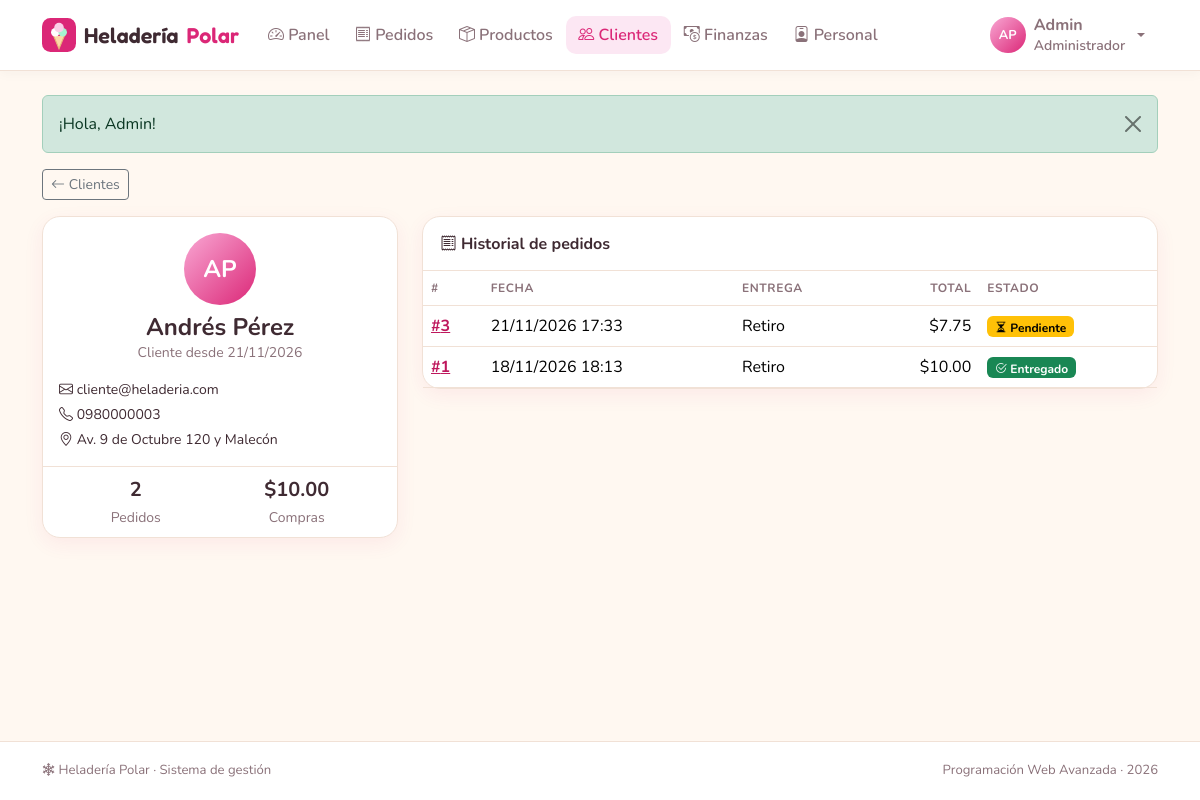
The app's page /index.php?r=clientes/ver&id=3 (signed in) with its own data.
### tables this page shows
CREATE TABLE usuarios (
  id         INT AUTO_INCREMENT PRIMARY KEY,
  nombre     VARCHAR(50)  NOT NULL,
  apellido   VARCHAR(50)  NOT NULL DEFAULT '',
  correo     VARCHAR(100) NOT NULL UNIQUE,
  contrasena VARCHAR(255) NOT NULL,
  id_rol     INT          NOT NULL,
  telefono   VARCHAR(15)  NULL,
  direccion  VARCHAR(255) NULL,
  activo     TINYINT(1)   NOT NULL DEFAULT 1,
  creado_en  DATETIME     NOT NULL DEFAULT CURRENT_TIMESTAMP,
  CONSTRAINT fk_usuarios_roles FOREIGN KEY (id_rol) REFERENCES roles(id)
);

CREATE TABLE pedidos (
  id           INT AUTO_INCREMENT PRIMARY KEY,
  id_cliente   INT           NOT NULL,
  id_empleado  INT           NULL,
  fecha        DATETIME      NOT NULL DEFAULT CURRENT_TIMESTAMP,
  tipo_entrega ENUM('Retiro','Domicilio') NOT NULL DEFAULT 'Retiro',
  direccion    VARCHAR(255)  NULL,
  notas        VARCHAR(255)  NULL,
  total        DECIMAL(10,2) NOT NULL DEFAULT 0,
  estado       ENUM('Pendiente','Preparando','Listo','Entregado','Cancelado') NOT NULL DEFAULT 'Pendiente',
  INDEX idx_pedidos_estado (estado),
  CONSTRAINT fk_pedidos_cliente  FOREIGN KEY (id_cliente)  REFERENCES usuarios(id) ON DELETE CASCADE,
  CONSTRAINT fk_pedidos_empleado FOREIGN KEY (id_empleado) REFERENCES usuarios(id) ON DELETE SET NULL
);

### controllers/ClientesController.php (called while the page is built, shortened)
<?php
class ClientesController extends Controller
{
    public function ver(): void
    {
        $c = $this->cliente((int) ($_GET['id'] ?? 0));
        $this->view('clientes/ver', [
            'titulo'  => $c['nombre'] . ' ' . $c['apellido'],
            'cliente' => $c,
            'pedidos' => Pedido::deCliente((int) $c['id']),
        ]);
    }
    private function cliente(int $id): array
    {
        $c = Usuario::find($id);
        return $c;
    }
}

### core/Router.php (called while the page is built, shortened)
<?php
class Router
{
    public static function dispatch(string $ruta): void
    {
        if (!preg_match('#^([a-z]+)/([a-z]+)$#', $ruta, $m)) {
            self::noEncontrado();
        }
        [, $nombre, $accion] = $m;
        (new $clase())->$accion();
    }
}

### index.php (called while the page is built, shortened)
<?php
require __DIR__ . '/core/helpers.php';
require __DIR__ . '/core/Database.php';
require __DIR__ . '/core/Model.php';
require __DIR__ . '/core/Router.php';
Router::dispatch(is_string($_GET['r'] ?? null) ? $_GET['r'] : '');

### core/Database.php (called while the page is built, shortened)
<?php
class Database
{
    private static ?PDO $pdo = null;
    public static function get(): PDO
    {
        if (self::$pdo === null) {
            $dsn = 'mysql:host=' . DB_HOST . ';port=' . DB_PORT
                 . ';dbname=' . DB_NAME . ';charset=utf8mb4';
            try {
                self::$pdo = new PDO($dsn, DB_USER, DB_PASS, [
                    PDO::ATTR_ERRMODE            => PDO::ERRMODE_EXCEPTION,
                    PDO::ATTR_DEFAULT_FETCH_MODE => PDO::FETCH_ASSOC,
                    PDO::ATTR_EMULATE_PREPARES   => false,
                ]);
                self::$pdo->exec("SET time_zone = '" . date('P') . "'");
            } catch (PDOException $e) {
                http_response_code(500);
                $detalle = DEBUG ? '<br><small>' . htmlspecialchars($e->getMessage()) . '</small>' : '';
                exit('<h3 style="font-family:sans-serif">No se pudo conectar a la base de datos.'
                    . ' Revise config/config.php e importe heladeria.sql.' . $detalle . '</h3>');
            }
        }
        return self::$pdo;
    }
}

### core/Model.php (called while the page is built, shortened)
<?php
abstract class Model
{
    protected static string $tabla;
    protected static function db(): PDO
    {
        return Database::get();
    }
    protected static function query(string $sql, array $params = []): PDOStatement
    {
        $st = self::db()->prepare($sql);
        $st->execute($params);
        return $st;
    }
    public static function find(int $id): ?array
    {
        $fila = self::query('SELECT * FROM ' . static::$tabla . ' WHERE id = ?', [$id])->fetch();
        return $fila ?: null;
    }
}

### models/Pedido.php (called while the page is built, shortened)
<?php
class Pedido extends Model
{
    public static function deCliente(int $cliente, int $limite = 100): array
    {
        return self::query(self::BASE . ' WHERE p.id_cliente = ? ORDER BY p.fecha DESC LIMIT ' . (int) $limite, [$cliente])->fetchAll();
    }
}

### views/clientes/ver.php (the view, shortened to what this page needs)
<?php
$c = $cliente;
$gastado = array_sum(array_map(fn($p) => $p['estado'] === 'Entregado' ? (float) $p['total'] : 0, $pedidos));
?>
<a href="<?= url('clientes/index') ?>" class="btn btn-sm btn-outline-secondary mb-3"><i class="bi bi-arrow-left"></i> Clientes</a>
<div class="row g-4">
  <div class="col-lg-4">
    <div class="card hp-card">
      <div class="card-body text-center">
        <span class="hp-avatar hp-avatar-xl mb-2"><?= e(iniciales($c['nombre'], $c['apellido'])) ?></span>
        <h1 class="h4 fw-bold mb-0"><?= e($c['nombre'] . ' ' . $c['apellido']) ?></h1>
        <p class="text-body-secondary small">Cliente desde <?= fecha($c['creado_en']) ?></p>
        <ul class="list-unstyled text-start small mb-0">
          <li class="mb-1"><i class="bi bi-envelope"></i> <?= e($c['correo']) ?></li>
          <li class="mb-1"><i class="bi bi-telephone"></i> <?= e($c['telefono']) ?: '—' ?></li>
          <li><i class="bi bi-geo-alt"></i> <?= e($c['direccion']) ?: 'Sin dirección' ?></li>
        </ul>
      </div>
      <div class="card-footer d-flex justify-content-around text-center">
        <div><div class="fw-bold fs-5"><?= count($pedidos) ?></div><small class="text-body-secondary">Pedidos</small></div>
        <div><div class="fw-bold fs-5"><?= dinero($gastado) ?></div><small class="text-body-secondary">Compras</small></div>
      </div>
    </div>
  </div>
  <div class="col-lg-8">
    <div class="card hp-card">
      <div class="card-header fw-bold"><i class="bi bi-receipt"></i> Historial de pedidos</div>
      <div class="table-responsive">
        <table class="table table-hover align-middle mb-0">
          <thead><tr><th>#</th><th>Fecha</th><th>Entrega</th><th class="text-end">Total</th><th>Estado</th></tr></thead>
          <tbody>
            <?php foreach ($pedidos as $p): ?>
              <tr>
                <td><a href="<?= url('pedidos/ver', ['id' => $p['id']]) ?>" class="fw-bold">#<?= (int) $p['id'] ?></a></td>
                <td><?= fecha($p['fecha'], true) ?></td>
                <td><?= e($p['tipo_entrega']) ?></td>
                <td class="text-end"><?= dinero($p['total']) ?></td>
                <td><?= badge_estado($p['estado']) ?></td>
              </tr>
            <?php endforeach; ?>
          </tbody>
        </table>
      </div>
    </div>
  </div>
</div>

### core/helpers.php (shortened to what this page needs)
<?php
function e($valor): string
{
    return htmlspecialchars((string) ($valor ?? ''), ENT_QUOTES, 'UTF-8');
}
function url(string $ruta = 'inicio/index', array $params = []): string
{
    $params = array_merge(['r' => $ruta], $params);
    return 'index.php?' . http_build_query($params);
}
function dinero($valor): string
{
    return '$' . number_format((float) $valor, 2);
}
function fecha(?string $valor, bool $conHora = false): string
{
    $t = strtotime($valor);
    return $conHora ? date('d/m/Y H:i', $t) : date('d/m/Y', $t);
}
function badge_estado(string $estado): string
{
    $info = ESTADOS_PEDIDO[$estado] ?? ['color' => 'secondary', 'icono' => 'circle'];
    return '<span class="badge text-bg-' . $info['color'] . '"><i class="bi bi-' . $info['icono'] . '"></i> ' . e($estado) . '</span>';
}
function iniciales(string $nombre, string $apellido = ''): string
{
    return mb_strtoupper(mb_substr($nombre, 0, 1) . mb_substr($apellido, 0, 1));
}

### assets/css/styles.css (style rules this page uses)
:root { --hp-crema: #fff8f1; --hp-blanco: #ffffff; --hp-rosa: #db2777; --hp-rosa-h: #be185d; --hp-rosa-s: #fce7f3; --hp-menta: #0d9488; --hp-menta-s: #ccfbf1; --hp-texto: #3f2a32; --hp-suave: #8a7179; --hp-borde: #f1e1d6; --hp-radio: 18px; --hp-sombra: 0 6px 20px rgba(219, 39, 119, .07); }
body { --bs-body-bg: var(--hp-crema); --bs-body-color: var(--hp-texto); --bs-body-font-family: 'Nunito', system-ui, sans-serif; --bs-secondary-color: var(--hp-suave); --bs-border-color: var(--hp-borde); --bs-primary: var(--hp-rosa); --bs-primary-rgb: 219, 39, 119; --bs-link-color-rgb: 190, 24, 93; --bs-link-hover-color-rgb: 157, 23, 77; }
.table { --bs-table-bg: transparent; --bs-table-hover-bg: #fff3f8; }
.table > thead th { font-size: .75rem; text-transform: uppercase; letter-spacing: .05em; color: var(--hp-suave); font-weight: 700; }
body { min-height: 100vh; display: flex; flex-direction: column; }
.hp-avatar { width: 36px; height: 36px; border-radius: 50%; background: linear-gradient(135deg, #f9a8d4, var(--hp-rosa)); color: #fff; font-weight: 700; font-size: .8rem; display: inline-flex; align-items: center; justify-content: center; flex-shrink: 0; }
.hp-avatar-xl { width: 72px; height: 72px; font-size: 1.5rem; }
.hp-card { background: var(--hp-blanco); border: 1px solid var(--hp-borde); border-radius: var(--hp-radio); box-shadow: var(--hp-sombra); }
.hp-card > .card-header, .hp-card > .card-footer { background: transparent; border-color: var(--hp-borde); }
.hp-card > .card-header { padding: .9rem 1.1rem; }
.hp-main > * { animation: aparecer .3s ease both; }

### records on screen
usuarios: iniciales($c['nombre'], $c['apellido']) "AP", nombre+apellido "Andrés Pérez", creado_en "21/11/2026", correo "cliente@heladeria.com", telefono "0980000003", direccion "Av. 9 de Octubre 120 y Malecón"
pedidos: id "3", fecha "21/11/2026 17:33", tipo_entrega "Retiro", total "$7.75", estado "Pendiente"
pedidos: id "1", fecha "18/11/2026 18:13", tipo_entrega "Retiro", total "$10.00", estado "Entregado"

### other values on screen
$texto "Panel"
$texto "Pedidos"
$texto "Productos"
$texto "Clientes"
$texto "Finanzas"
$texto "Personal"
iniciales($usuario['nombre'], $usuario['apellido']) "AP"
$usuario['nombre'] "Admin"
$usuario['rol'] "Administrador"
$f['mensaje'] "¡Hola, Admin!"
count($pedidos) "2"
dinero($gastado) "$10.00"
